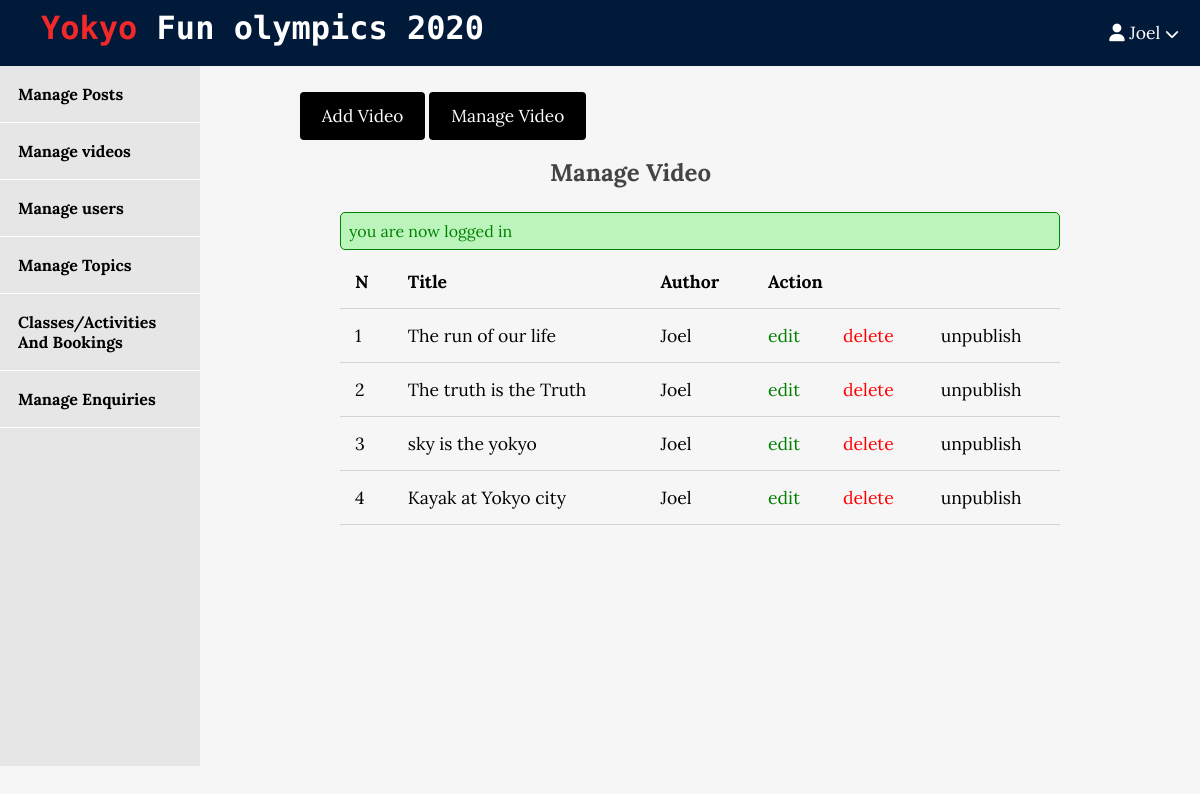
/admin/videos/index.php (signed in), run on the app's committed database.
### tables this page shows
CREATE TABLE `videos` (
  `id` int(11) NOT NULL,
  `user_id` int(11) NOT NULL,
  `topic_id` int(11) DEFAULT NULL,
  `title` varchar(255) NOT NULL,
  `file` varchar(255) NOT NULL,
  `body` text NOT NULL,
  `published` tinyint(4) NOT NULL,
  `created_at` timestamp NOT NULL DEFAULT current_timestamp()
);

### app/database/db.php (called while the page is built, shortened)
<?php
 require('connect.php');
function selectAll($table, $conditions = [])
{
 global $conn;
    $sql = "SELECT * FROM $table ";
    if (empty($conditions)){
    $stmt = $conn -> prepare($sql);
    $stmt->execute();
    $records = $stmt->get_result()->fetch_all(MYSQLI_ASSOC);
   return $records;
    }
}

### app/controllers/videos.php (called while the page is built, shortened)
<?php
include(ROOT_PATH . "/app/database/db.php");
$table = 'videos';
$videos = selectAll($table);

### admin/videos/index.php (the view, shortened to what this page needs)
<?php include(ROOT_PATH . "/app/controllers/videos.php");
?>
<!DOCTYPE html>
<html lang="en">
<head>
<link rel="stylesheet" href="../../assets/css/style.css">
   <link rel="stylesheet" href="../../assets/css/admin.css">
</head>
<body>
<?php include(ROOT_PATH . "/app/includes/adminHeader.php"); ?>
    <div class="admin-wrapper">
<?php include(ROOT_PATH . "/app/includes/adminSidebar.php"); ?>
<div class="admin-content">
    <div class="button-group">
<a href="create.php" class="btn btn-big">Add Video</a>
<a href="index.php" class="btn btn-big"> Manage Video</a>
    </div>
    <div class="content">
        <h2 class="page-title"><b> Manage Video</b></h2>
        <?php include(ROOT_PATH . "/app/includes/messages.php"); ?>        <table>
            <th>N</th>
            <th>Title</th>
            <th> Author</th>
            <th colspan="3">Action </th>
            </head>
            <tbody>
<?php foreach ($videos as $key => $video): ?>
                <tr>
                    <td><?php echo $key + 1; ?></td>
                    <td> <?php echo $video['title']?></td>
                    <td> Joel </td>
                    <td><a href="edit.php?id=<?php echo $video['id']; ?>" class="edit">edit</a></td>
                    <td><a href="edit.php?delete_id=<?php echo $video['id']; ?>" class="delete">delete</a></td>
                    <?php if ($video['published']): ?>
                    <td><a href="edit.php?published=0&p_id=<?php echo $video['id']?>" class="unpublish">unpublish</a></td>
                    <?php else: ?>
                        <td><a href="edit.php?published=1&p_id=<?php echo $video['id']?>" class="publish">publish</a></td>
                    <?php endif; ?>
                </tr>
<?php endforeach; ?>
            </tbody>
        </table>
    </div>
</div>
</div>
</html>

### assets/css/style.css (style rules this page uses)
* { box-sizing: border-box }
body { padding: 0px; margin: 0px; background:#f6f6f6; font-family: 'lora', serif; }
h1, h2, h3, h4, h5, h6 { font-family:'lora', serif; color: #444; margin: 5px; }
a { text-decoration: none; color: inherit; }
.btn { padding: .5rem 1rem; background:black; color: white; border: 1px solid transparent; border-radius: .25rem; font-size: 1.08em; font-family:'lora', serif; }
.btn-big { padding: .7em 1.3rem; line-height: 1.3rem; }
.content { width: 90%; margin: 30px auto 30px; }

### assets/css/admin.css (style rules this page uses)
.admin-wrapper { display: flex; height: 700px; }
.admin-wrapper .admin-content { flex: 8; height: 100%; background: rgba(254, 255, 255, 0); padding: 40px 100px 100px; overflow-y: scroll; }
.admin-content .page-title { text-align: center; margin-right: 20%; margin-bottom: 1.5rem; }
table { width:100%; border-collapse: collapse; font-size: 1.1rem; }
th, td { padding: 15px; text-align: left; border-bottom: 1px solid #d3d3d3; }
.edit { color: green; }
.delete { color: red; }

### data on the page
videos: title "The run of our life"
videos: title "The truth is the Truth"
videos: title "sky is the yokyo"
videos: title "Kayak at Yokyo city"

### other printed values
$_SESSION['username'] "Joel"
$_SESSION['message'] "you are now logged in"
